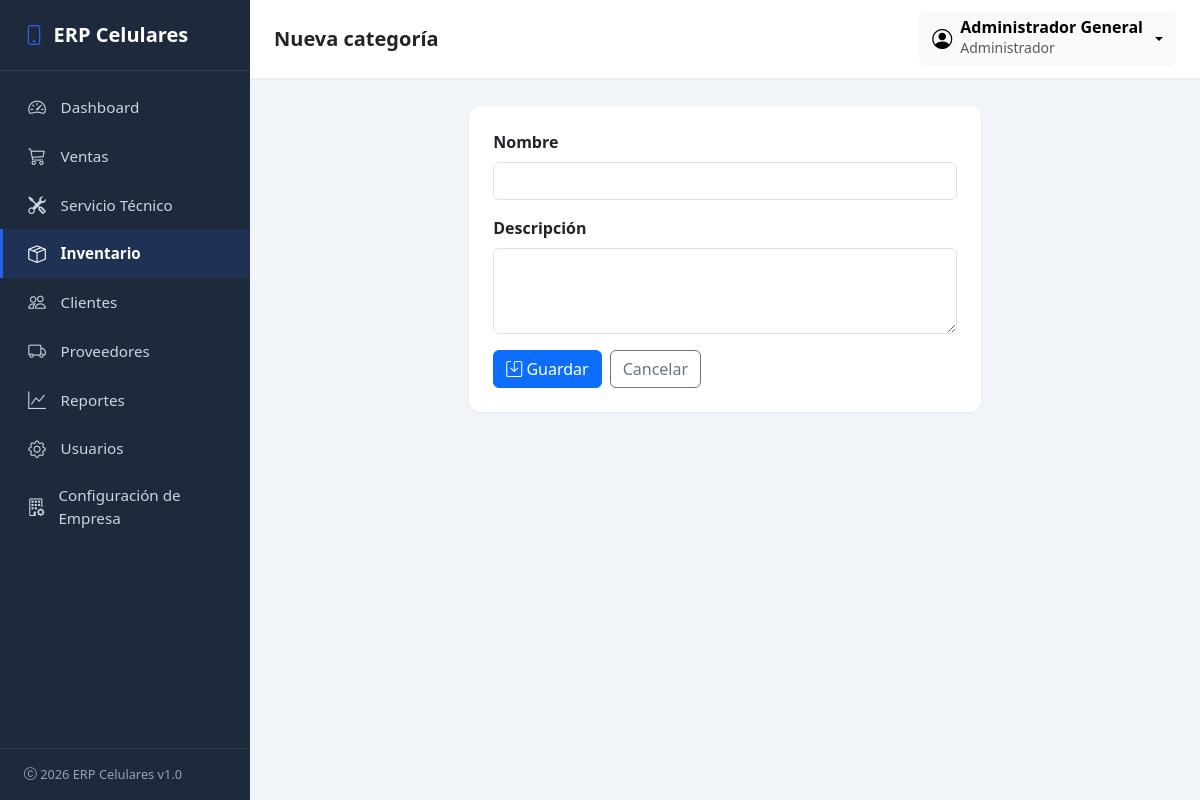
The app's page /inventario/categorias/nueva/ (signed in) with its own data.
### company/models.py (models this page shows, shortened)
class Company(models.Model):
    class TipoEmpresa(models.TextChoices):
        NATURAL = 'natural', 'Persona Natural'
        JURIDICA = 'juridica', 'Persona Jurídica'
    class RegimenTributario(models.TextChoices):
        SIMPLIFICADO = 'simplificado', 'Régimen Simplificado'
        COMUN = 'comun', 'Régimen Común'
        SIMPLE = 'simple', 'Régimen Simple de Tributación'
        NO_RESPONSABLE = 'no_responsable', 'No Responsable de IVA'
    class Moneda(models.TextChoices):
        COP = 'COP', 'Peso Colombiano (COP)'
        USD = 'USD', 'Dólar Estadounidense (USD)'
        EUR = 'EUR', 'Euro (EUR)'
        MXN = 'MXN', 'Peso Mexicano (MXN)'
    class Idioma(models.TextChoices):
        ES = 'es', 'Español'
        EN = 'en', 'Inglés'
    class Estado(models.TextChoices):
        ACTIVA = 'activa', 'Activa'
        SUSPENDIDA = 'suspendida', 'Suspendida'
        PRUEBA = 'prueba', 'En prueba'
    nombre_comercial = models.CharField('Nombre comercial', max_length=150, blank=True)
    razon_social = models.CharField('Razón social', max_length=150, blank=True)
    nit = models.CharField('NIT', max_length=30, blank=True)
    tipo_empresa = models.CharField(
        'Tipo de empresa', max_length=20,
        choices=TipoEmpresa.choices, blank=True,
    )
    regimen_tributario = models.CharField(
        'Régimen tributario', max_length=20,
        choices=RegimenTributario.choices, blank=True,
    )
    responsable_iva = models.BooleanField('Responsable de IVA', default=True)
    actividad_economica = models.CharField(
        'Actividad económica', max_length=150, blank=True,
        help_text='Código CIIU y/o descripción de la actividad principal.',
    )
    direccion = models.CharField('Dirección', max_length=255, blank=True)
    pais = models.CharField('País', max_length=100, blank=True, default='Colombia')
    departamento = models.CharField('Departamento', max_length=100, blank=True)
    municipio = models.CharField('Municipio / Ciudad', max_length=100, blank=True)
    codigo_postal = models.CharField('Código postal', max_length=20, blank=True)
    telefono = models.CharField('Teléfono', max_length=30, blank=True)
    whatsapp = models.CharField('WhatsApp', max_length=30, blank=True)
    correo = models.EmailField('Correo electrónico', blank=True)
    sitio_web = models.URLField('Sitio web', blank=True)
    moneda = models.CharField('Moneda', max_length=3, choices=Moneda.choices, default=Moneda.COP)
    simbolo_moneda = models.CharField('Símbolo de moneda', max_length=5, default='$')
    idioma = models.CharField('Idioma', max_length=5, choices=Idioma.choices, default=Idioma.ES)
    zona_horaria = models.CharField('Zona horaria', max_length=50, default='America/Bogota')
    fecha_creacion = models.DateTimeField('Fecha de creación', auto_now_add=True)
    fecha_modificacion = models.DateTimeField('Fecha de última modificación', auto_now=True)
    estado = models.CharField('Estado', max_length=20, choices=Estado.choices, default=Estado.ACTIVA)
    activo = models.BooleanField('Activo', default=True)
    licencia = models.CharField('Licencia', max_length=50, blank=True, default='Estándar')
    version_erp = models.CharField('Versión del ERP', max_length=20, blank=True, default='1.0')
    class Meta:
        verbose_name = 'Empresa'
        verbose_name_plural = 'Configuración de Empresa'
    @classmethod
    def get_solo(cls):
        obj, _creado = cls.objects.get_or_create(pk=1)
        return obj

### accounts/models.py (models this page shows, shortened)
class CustomUser(AbstractUser):
    class Roles(models.TextChoices):
        ADMIN = 'admin', 'Administrador'
        VENDEDOR = 'vendedor', 'Vendedor'
        TECNICO = 'tecnico', 'Técnico'
    role = models.CharField(
        'Rol',
        max_length=20,
        choices=Roles.choices,
        default=Roles.VENDEDOR,
    )
    telefono = models.CharField('Teléfono', max_length=30, blank=True)
    class Meta:
        verbose_name = 'Usuario'
        verbose_name_plural = 'Usuarios'
    @property
    def es_admin(self):
        return self.role == self.Roles.ADMIN or self.is_superuser

### inventory/views.py (the view)
# urls.py: path('categorias/nueva/', views.category_create, name='category_create'),
@login_required
def category_create(request):
    if request.method == 'POST':
        form = CategoryForm(request.POST)
        if form.is_valid():
            form.save()
            messages.success(request, 'Categoría creada correctamente.')
            return redirect('inventory:category_list')
        messages.error(request, 'Corrige los errores del formulario.')
    else:
        form = CategoryForm()
    contexto = {'form': form, 'titulo': 'Nueva categoría', 'seccion_activa': 'inventario'}
    return render(request, 'inventory/category_form.html', contexto)

### inventory/forms.py
class CategoryForm(forms.ModelForm):
    class Meta:
        model = Category
        fields = ('nombre', 'descripcion')
        widgets = {
            'nombre': forms.TextInput(attrs={'class': 'form-control'}),
            'descripcion': forms.Textarea(attrs={'class': 'form-control', 'rows': 3}),
        }

### company/context_processors.py (called while the page is built)
def company_context(request):
    try:
        company = Company.get_solo()
        branding = getattr(company, 'identidad_visual', None)
    except (OperationalError, ProgrammingError):
        company = None
        branding = None
    return {
        'company_config': company,
        'branding_config': branding,
    }

### templates/inventory/category_form.html (shortened to what this page needs)
{% extends 'base.html' %}
{% block page_title %}{{ titulo }}{% endblock %}
{% block content %}
<div class="row justify-content-center">
    <div class="col-lg-7">
        <div class="card">
            <div class="card-body p-4">
                <form method="post" novalidate>
                    {% for field in form %}
                    <div class="mb-3">
                        <label class="form-label fw-semibold" for="{{ field.id_for_label }}">{{ field.label }}</label>
                        {{ field }}
                    </div>
                    {% endfor %}
                    <div class="mt-3 d-flex gap-2">
                        <button type="submit" class="btn btn-primary"><i class="bi bi-save"></i> Guardar</button>
                        <a href="{% url 'inventory:category_list' %}" class="btn btn-outline-secondary">Cancelar</a>
                    </div>
                </form>
            </div>
        </div>
    </div>
</div>
{% endblock %}

### templates/base.html (shortened to what this page needs)
{% load static %}
<!DOCTYPE html>
<html lang="es">
<head>
    <link href="https://cdn.jsdelivr.net/npm/bootstrap@5.3.3/dist/css/bootstrap.min.css" rel="stylesheet">
    <link href="https://cdn.jsdelivr.net/npm/bootstrap-icons@1.11.3/font/bootstrap-icons.css" rel="stylesheet">
    <link href="{% static 'css/styles.css' %}" rel="stylesheet">
    <link href="{% static 'css/loading.css' %}" rel="stylesheet">
</head>
<body class="erp-loading-activo">
    <aside class="erp-sidebar" id="erpSidebar">
        <div class="sidebar-brand">
            {% if branding_config and branding_config.logo_principal %}
            <img src="{{ branding_config.logo_principal.url }}" alt="Logo" style="height: 28px; width: auto;">
            {% else %}
            <i class="bi bi-phone"></i>
            {% endif %}
            <span>{{ company_config.nombre_comercial|default:'ERP Celulares' }}</span>
        </div>
        <nav class="nav flex-column">
            <a href="{% url 'dashboard:index' %}" class="nav-link {% if seccion_activa == 'dashboard' %}active{% endif %}">
                <i class="bi bi-speedometer2"></i> Dashboard
            </a>
            {% if user.es_admin or user.role == 'vendedor' %}
            <a href="{% url 'sales:sale_list' %}" class="nav-link {% if seccion_activa == 'ventas' %}active{% endif %}">
                <i class="bi bi-cart3"></i> Ventas
            </a>
            {% endif %}
            {% if user.es_admin or user.role == 'tecnico' %}
            <a href="{% url 'repairs:order_list' %}" class="nav-link {% if seccion_activa == 'servicio' %}active{% endif %}">
                <i class="bi bi-tools"></i> Servicio Técnico
            </a>
            {% endif %}
            {% if user.es_admin %}
            <a href="{% url 'inventory:product_list' %}" class="nav-link {% if seccion_activa == 'inventario' %}active{% endif %}">
                <i class="bi bi-box-seam"></i> Inventario
            </a>
            {% endif %}
            <a href="{% url 'clients:client_list' %}" class="nav-link {% if seccion_activa == 'clientes' %}active{% endif %}">
                <i class="bi bi-people"></i> Clientes
            </a>
            <a href="#" class="nav-link {% if seccion_activa == 'proveedores' %}active{% endif %}">
                <i class="bi bi-truck"></i> Proveedores
            </a>
            <a href="#" class="nav-link {% if seccion_activa == 'reportes' %}active{% endif %}">
                <i class="bi bi-graph-up"></i> Reportes
            </a>
            {% if user.es_admin %}
            <a href="{% url 'accounts:user_list' %}" class="nav-link {% if seccion_activa == 'configuracion' %}active{% endif %}">
                <i class="bi bi-gear"></i> Usuarios
            </a>
            <a href="{% url 'company:config' %}" class="nav-link {% if seccion_activa == 'configuracion_empresa' %}active{% endif %}">
                <i class="bi bi-building-gear"></i> Configuración de Empresa
            </a>
            {% endif %}
        </nav>
        <div class="sidebar-footer">
            <i class="bi bi-c-circle"></i> 2026 ERP Celulares v1.0
        </div>
    </aside>
    <div class="erp-content">
        <nav class="erp-navbar d-flex align-items-center justify-content-between">
            <div class="d-flex align-items-center gap-3">
                <h5 class="mb-0 fw-semibold">{% block page_title %}{% endblock %}</h5>
            </div>
            <div class="dropdown">
                <button class="btn btn-light d-flex align-items-center gap-2 dropdown-toggle"
                        type="button" data-bs-toggle="dropdown" aria-expanded="false">
                    <i class="bi bi-person-circle fs-5"></i>
                    <span class="text-start d-none d-sm-block">
                        <span class="d-block fw-semibold lh-1">{{ user.get_full_name|default:user.username }}</span>
                        <small class="text-muted">{{ user.get_role_display }}</small>
                    </span>
                </button>
            </div>
        </nav>
        <main class="erp-main">
            {% block content %}{% endblock %}
        </main>
    </div>
</body>
</html>

### static/css/styles.css (style rules this page uses)
:root { --erp-sidebar-bg: #1e293b; --erp-sidebar-bg-hover: #334155; --erp-sidebar-active: #2563eb; --erp-sidebar-text: #cbd5e1; --erp-sidebar-text-active: #ffffff; --erp-bg: #f1f5f9; --erp-primary: #2563eb; --erp-sidebar-width: 250px; }
body { background-color: var(--erp-bg); font-family: 'Segoe UI', system-ui, -apple-system, sans-serif; }
.erp-sidebar { position: fixed; top: 0; left: 0; height: 100vh; width: var(--erp-sidebar-width); background-color: var(--erp-sidebar-bg); color: var(--erp-sidebar-text); display: flex; flex-direction: column; z-index: 1040; transition: transform 0.3s ease; overflow-y: auto; }
.erp-sidebar .sidebar-brand { padding: 1.25rem 1.5rem; font-size: 1.25rem; font-weight: 700; color: #fff; border-bottom: 1px solid rgba(255, 255, 255, 0.1); display: flex; align-items: center; gap: 0.6rem; }
.erp-sidebar .sidebar-brand i { color: var(--erp-sidebar-active); }
.erp-sidebar .nav { padding: 0.75rem 0; flex: 1; }
.erp-sidebar .nav-link { color: var(--erp-sidebar-text); padding: 0.7rem 1.5rem; display: flex; align-items: center; gap: 0.85rem; font-size: 0.95rem; border-left: 3px solid transparent; transition: all 0.15s ease; }
.erp-sidebar .nav-link i { font-size: 1.1rem; width: 20px; text-align: center; }
.erp-sidebar .nav-link.active { background-color: rgba(37, 99, 235, 0.15); color: var(--erp-sidebar-text-active); border-left-color: var(--erp-sidebar-active); font-weight: 600; }
.erp-sidebar .sidebar-footer { padding: 1rem 1.5rem; font-size: 0.8rem; border-top: 1px solid rgba(255, 255, 255, 0.1); color: #94a3b8; }
.erp-content { margin-left: var(--erp-sidebar-width); min-height: 100vh; transition: margin 0.3s ease; }
.erp-navbar { background-color: #fff; box-shadow: 0 1px 3px rgba(0, 0, 0, 0.08); padding: 0.75rem 1.5rem; }
.erp-main { padding: 1.75rem; }
.card { border: none; border-radius: 0.75rem; box-shadow: 0 1px 3px rgba(0, 0, 0, 0.06); }

### records on screen
Company: nombre_comercial "ERP Celulares"
CustomUser: get_full_name "Administrador General", role "Administrador"

### other values on screen
{{ titulo }} "Nueva categoría"
{{ field.label }} "Nombre" "Descripción"
